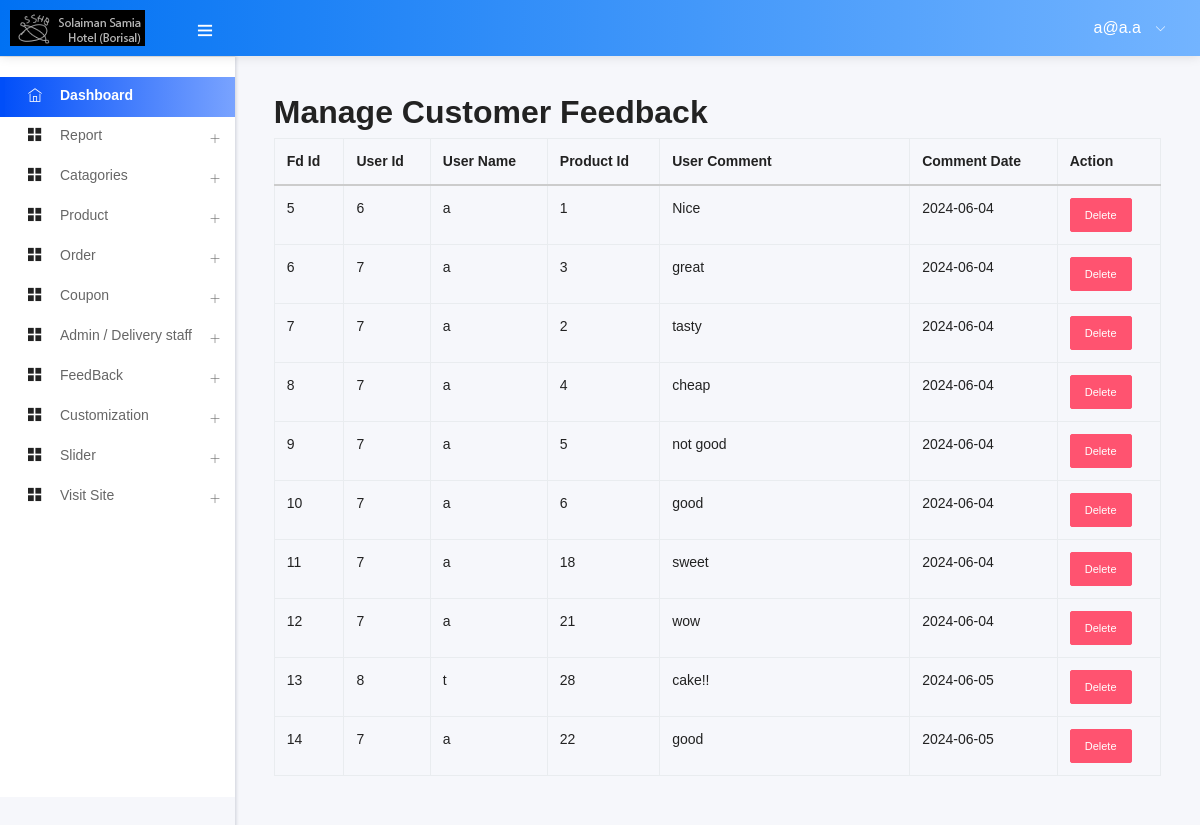
Page /admin/customer_feedback.php (signed in) on the earlier database version.
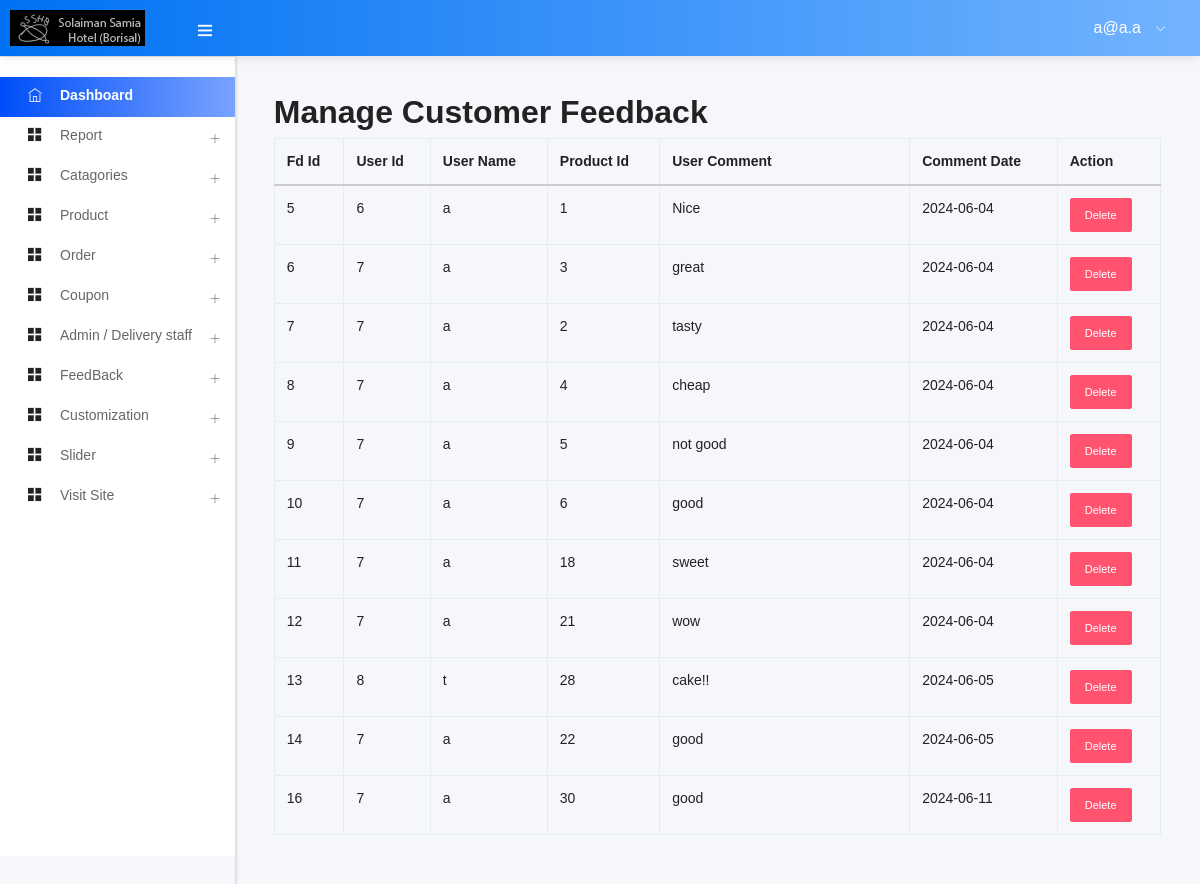
Same page on the later database version.
### tables this page shows
CREATE TABLE `customer_feedback` (
  `id` int(11) NOT NULL,
  `user_id` int(11) NOT NULL,
  `user_name` varchar(255) NOT NULL,
  `pdt_id` int(11) NOT NULL,
  `comment` varchar(255) NOT NULL,
  `comment_date` date NOT NULL
);

### admin/customer_feedback.php (called while the page is built, shortened)
<?php
    include ("template.php");
?>

### admin/class/adminback.php (called while the page is built, shortened)
<?php
class  adminback
{
    private $connection;
    function __construct()
    {
        $dbhost = "localhost";
        $dbuser = "root";
        $dbpass = "";
        $dbname = "sshb";
        $this->connection = mysqli_connect($dbhost, $dbuser, $dbpass, $dbname);
    }
    function view_comment_all()
    {
        $query = "SELECT * FROM `customer_feedback`";
        if (mysqli_query($this->connection, $query)) {
            $result = mysqli_query($this->connection, $query);
            return $result;
        }
    }
}

### admin/views/customer_feedback_view.php (the view, shortened to what this page needs)
<?php
$cmt_info = $obj->view_comment_all();
?>
<h2>Manage Customer Feedback</h2>
<table class="table table-bordered">
    <thead>
        <tr>
            <th>Fd Id</th>
            <th>User Id</th>
            <th>User Name</th>
            <th>Product Id</th>
            <th>User Comment</th>
            <th>Comment Date</th>
            <th>Action</th>
        </tr>
    </thead>
    <tbody>
        <?php
        while ($cmt_row = mysqli_fetch_assoc($cmt_info)) {
        ?>
            <tr>
                <td>
                    <?php echo $cmt_row['id'] ?>
                </td>
                <td>
                    <?php echo $cmt_row['user_id'] ?>
                </td>
                <td>
                    <?php echo $cmt_row['user_name'] ?>
                </td>
                <td>
                    <?php echo $cmt_row['pdt_id'] ?>
                </td>
                <td style="width:250px ;">
                    <?php echo $cmt_row['comment'] ?>
                </td>
                <td>
                    <?php echo $cmt_row['comment_date'] ?>
                </td>
                <td>
                    <a href="?status=deletecomment&&id= <?php echo $cmt_row['id'] ?>" class="btn btn-sm btn-danger">Delete</a>
                </td>
            </tr>
        <?php } ?>
    </tbody>
</table>

Differences in the rows shown:
added customer_feedback: id "16", user "7", user_name "a", pdt "30", comment "good", comment_date "2024-06-11"
